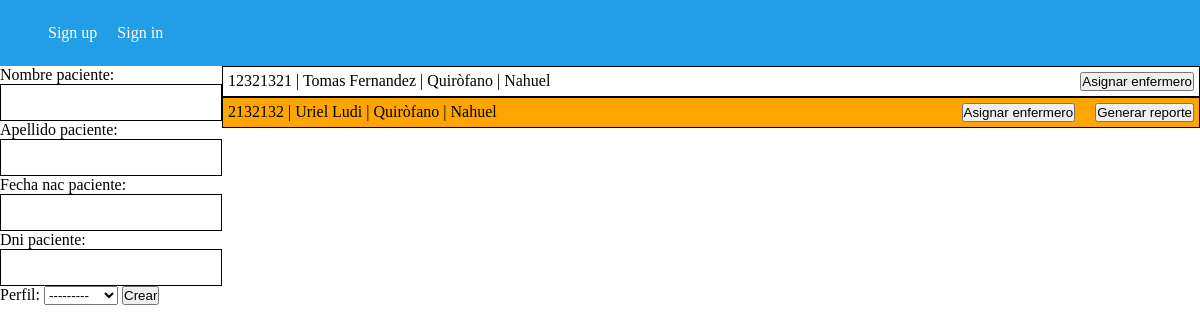
Page /detalle_zona/1/ on the committed database.
### administracion/models.py (models this page shows, shortened)
class Paciente(models.Model):
    nombre_paciente = models.CharField(max_length=100)
    apellido_paciente = models.CharField(max_length=100)
    dni_paciente = models.CharField(max_length=100)
    fecha_nac_paciente = models.DateField()
    medico_asignado = models.ForeignKey(Medico, null=True, on_delete=models.CASCADE)
    zona = models.ForeignKey(Zona, default=None, on_delete=models.CASCADE)
    perfil = models.ForeignKey(Perfil, default=None, on_delete=models.CASCADE)

class Zona(models.Model):
    nombre_zona = models.CharField(max_length=50)
    cant_pacientes = models.IntegerField()

class Medico(models.Model):
    nombre_medico = models.CharField(max_length=100)
    apellido_medico = models.CharField(max_length=100)
    dni_medico = models.CharField(max_length=100)
    fecha_nac_medico = models.DateField()
    domicilio_medico = models.CharField(max_length=100)
    zona = models.ForeignKey(Zona, default=None, on_delete=models.CASCADE)

### administracion/views.py (the view)
# urls.py: path('detalle_zona/<int:id>/', views.detalle_zona, name="detalle_zona"),
def detalle_zona(req, id):
    medicos = Medico.objects.all().filter(zona = id)
    pacientes = Paciente.objects.all().filter(zona = id)
    zona = Zona.objects.get(id=id)
    return render(req, 'detalle_zona.html',{
        "pacientes":pacientes,
        "zona": zona,
        "medicos": medicos,
        "formPaciente": PacienteForm
    })

### administracion/models.py (called while the page is built)
    def __str__(self):
        return self.user.username

### administracion/templates/detalle_zona.html (shortened to what this page needs)
{% extends 'base.html' %}
{% load static %}
    {% block content %}
        <div class="main">
            <form action="{% url 'crear_paciente' zona.id %}" method="POST">
            {{formPaciente}}
            <button>Crear</button>
        </form>
            <div class="pacientes">
                {% if pacientes %}
                    {% for paciente in pacientes %}
                        <a class="paciente {% if paciente.perfil.isCalling %} pacienteLlamando {% elif paciente.perfil.isCallingNormal%} pacienteLlamandoNormal {% endif %}">
                            <p>{{paciente.dni_paciente}} | {{paciente.nombre_paciente}} {{paciente.apellido_paciente}} | {{paciente.zona.nombre_zona}} | {{paciente.medico_asignado.nombre_medico}}</p>
                            <div class="buttons">
                                <div>
                                    <button class="asignarMedico">Asignar enfermero</button>
                                </div>
                                {% if paciente.perfil.isCalling or paciente.perfil.isCallingNormal %}
                                    <form action="{% url 'generarReporte' paciente.id %}">
                                        <button>
                                            Generar reporte
                                        </button>
                                    </form>
                                {% endif %}
                            </div>
                        </a>
                    {% endfor %}
                {% else %}
                    <p>No hay ningun paciente en este momento</p>
                {% endif %}
            </div>
        </div>
    {% endblock content %}

### main/static/base.css (style rules this page uses)
* { padding: 0; margin: 0; }

### rows in the picture
Paciente: dni_paciente "12321321", nombre_paciente "Tomas", apellido_paciente "Fernandez", zona.nombre_zona "Quiròfano", medico_asignado.nombre_medico "Nahuel"
Paciente: dni_paciente "2132132", nombre_paciente "Uriel", apellido_paciente "Ludi", zona.nombre_zona "Quiròfano", medico_asignado.nombre_medico "Nahuel", shows "Generar reporte"
